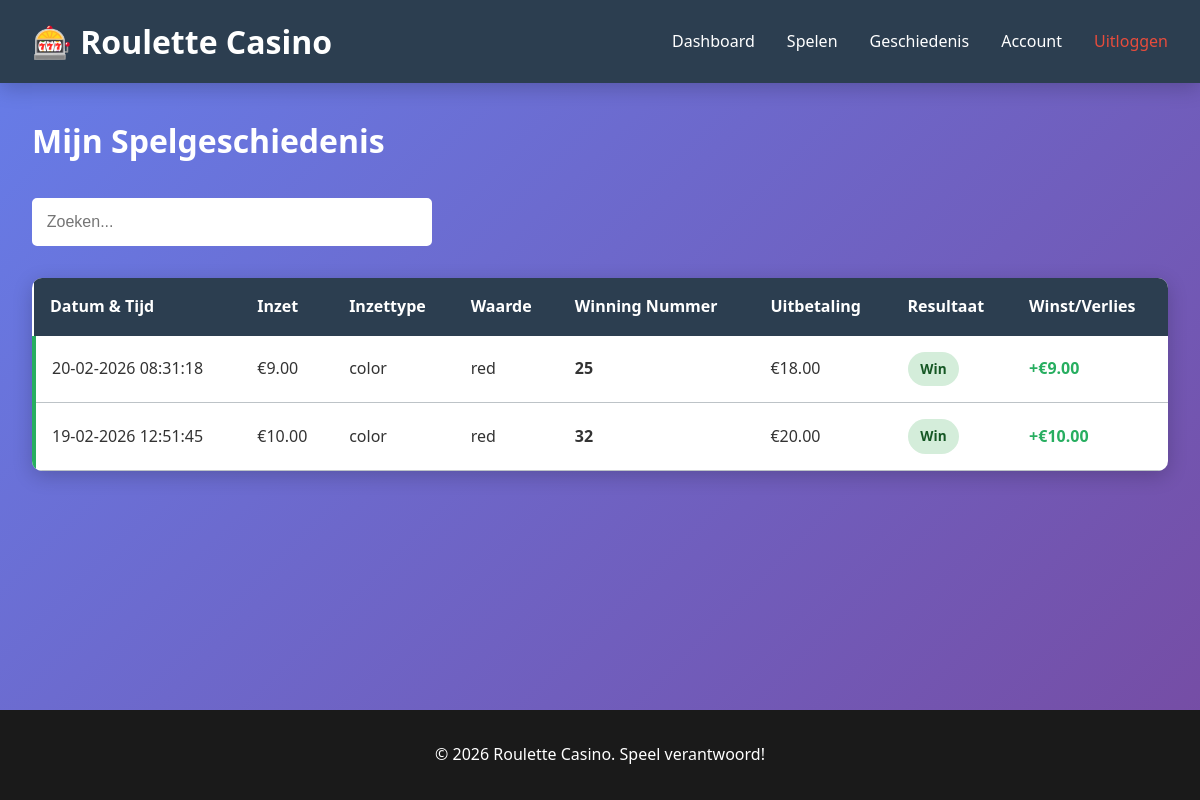
Page /history (signed in) on the earlier database version.
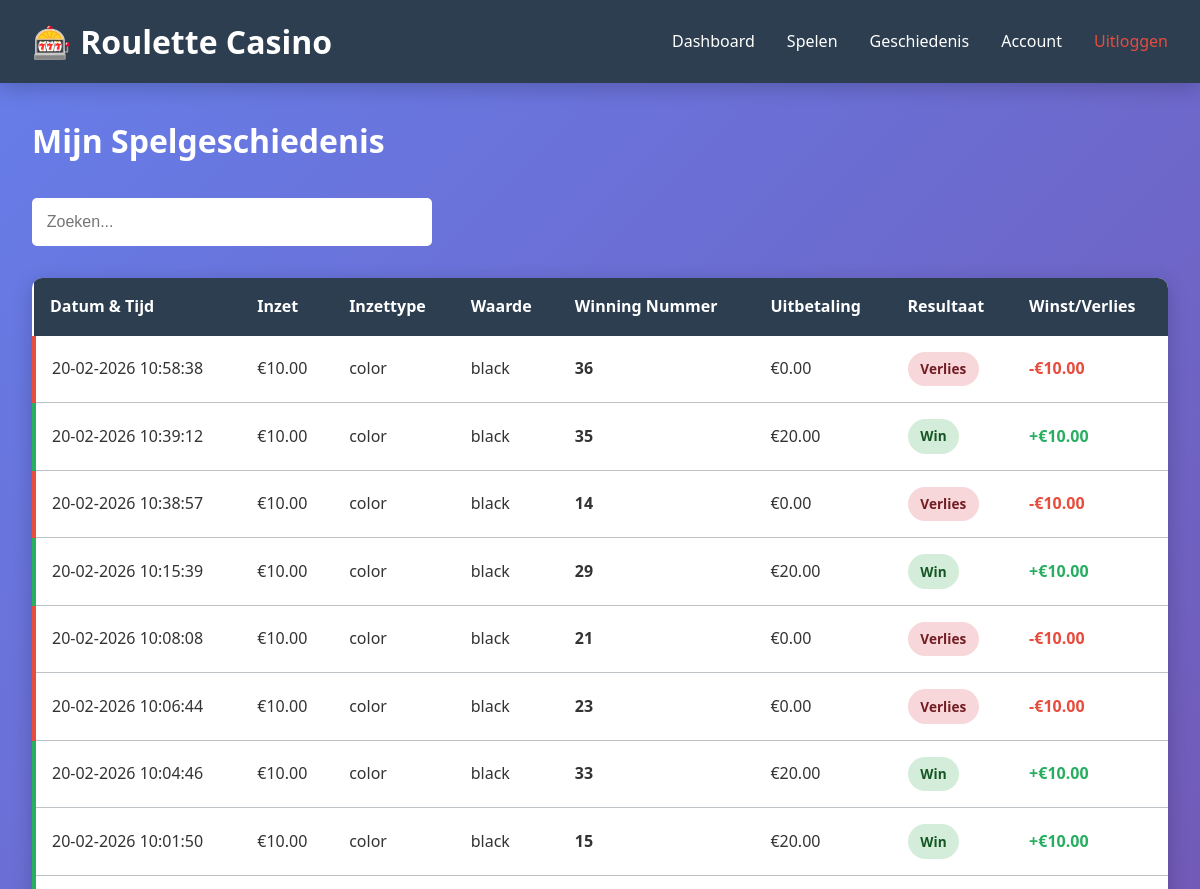
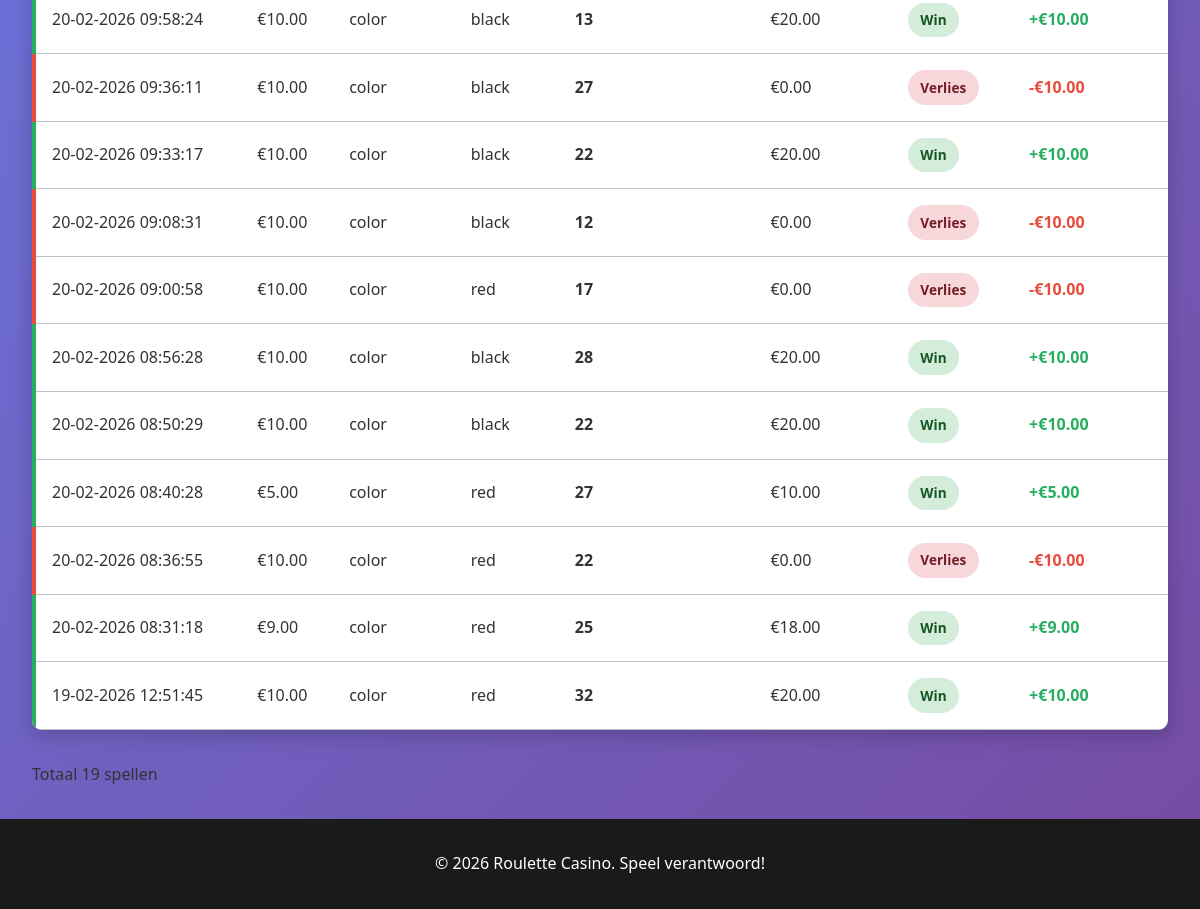
Same page on the later database version (2 pictures, top to bottom).
### nseroulette.py (models this page shows, shortened)
class GameRound(db.Model):
    id = db.Column(db.Integer, primary_key=True)
    user_id = db.Column(db.Integer, db.ForeignKey('user.id'), nullable=False)
    bet_amount = db.Column(db.Float, nullable=False)
    bet_type = db.Column(db.String(50), nullable=False)  # 'number', 'color', 'odd/even', etc.
    bet_value = db.Column(db.String(50), nullable=False)  # '17', 'red', 'odd', etc.
    winning_number = db.Column(db.Integer, nullable=False)
    result = db.Column(db.String(10), nullable=False)  # 'win' or 'lose'
    payout = db.Column(db.Float, default=0.0)
    created_at = db.Column(db.DateTime, default=datetime.utcnow)

### nseroulette.py (the view)
@app.route('/history')
@login_required
def history():
    games = GameRound.query.filter_by(user_id=session['user_id']).order_by(GameRound.created_at.desc()).all()
    return render_template('history.html', games=games)

### nseroulette.py (called while the page is built)
def login_required(f):
    @wraps(f)
    def decorated_function(*args, **kwargs):
        if 'user_id' not in session:
            return redirect(url_for('login'))
        return f(*args, **kwargs)
    return decorated_function

### templates/history.html (shortened to what this page needs)
{% extends "base.html" %}
{% block content %}
<div class="history-container">
    <h1>Mijn Spelgeschiedenis</h1>
    {% if games %}
    <div class="history-filters">
        <input type="text" id="searchFilter" placeholder="Zoeken..." class="search-input">
    </div>
    <table class="games-table full-table">
        <thead>
            <tr>
                <th>Datum & Tijd</th>
                <th>Inzet</th>
                <th>Inzettype</th>
                <th>Waarde</th>
                <th>Winning Nummer</th>
                <th>Uitbetaling</th>
                <th>Resultaat</th>
                <th>Winst/Verlies</th>
            </tr>
        </thead>
        <tbody>
            {% for game in games %}
            <tr class="result-{{ game.result }}">
                <td>{{ game.created_at.strftime('%d-%m-%Y %H:%M:%S') }}</td>
                <td>€{{ "%.2f"|format(game.bet_amount) }}</td>
                <td>{{ game.bet_type }}</td>
                <td>{{ game.bet_value }}</td>
                <td><strong>{{ game.winning_number }}</strong></td>
                <td>€{{ "%.2f"|format(game.payout) }}</td>
                <td><span class="badge badge-{{ game.result }}">{{ 'Win' if game.result == 'win' else 'Verlies' }}</span></td>
                <td class="amount-cell">
                    {% if game.result == 'win' %}
                        <span class="amount-win">+€{{ "%.2f"|format(game.payout - game.bet_amount) }}</span>
                    {% else %}
                        <span class="amount-loss">-€{{ "%.2f"|format(game.bet_amount) }}</span>
                    {% endif %}
                </td>
            </tr>
            {% endfor %}
        </tbody>
    </table>
    {% if games|length > 10 %}
    <div class="pagination">
        <p>Totaal {{ games|length }} spellen</p>
    </div>
    {% endif %}
    {% else %}
    <div class="empty-state">
        <p>Je hebt nog geen spellen gespeeld.</p>
        <a href="{{ url_for('game') }}" class="btn btn-primary">Start nu spelen!</a>
    </div>
    {% endif %}
</div>
{% endblock %}

Differences in the rows shown:
added GameRound: created_at "20-02-2026 10:58:38", bet_amount "10.00", bet_type "color", bet_value "black", winning_number "36", payout "0.00", result "Verlies"
added GameRound: created_at "20-02-2026 10:39:12", bet_amount "10.00", bet_type "color", bet_value "black", winning_number "35", payout "20.00", result "Win", game.payout-game.bet_amount "10.00"
added GameRound: created_at "20-02-2026 10:38:57", bet_amount "10.00", bet_type "color", bet_value "black", winning_number "14", payout "0.00", result "Verlies"
added GameRound: created_at "20-02-2026 10:15:39", bet_amount "10.00", bet_type "color", bet_value "black", winning_number "29", payout "20.00", result "Win", game.payout-game.bet_amount "10.00"
added GameRound: created_at "20-02-2026 10:08:08", bet_amount "10.00", bet_type "color", bet_value "black", winning_number "21", payout "0.00", result "Verlies"
added GameRound: created_at "20-02-2026 10:06:44", bet_amount "10.00", bet_type "color", bet_value "black", winning_number "23", payout "0.00", result "Verlies"
added GameRound: created_at "20-02-2026 10:04:46", bet_amount "10.00", bet_type "color", bet_value "black", winning_number "33", payout "20.00", result "Win", game.payout-game.bet_amount "10.00"
added GameRound: created_at "20-02-2026 10:01:50", bet_amount "10.00", bet_type "color", bet_value "black", winning_number "15", payout "20.00", result "Win", game.payout-game.bet_amount "10.00"
added GameRound: created_at "20-02-2026 09:58:24", bet_amount "10.00", bet_type "color", bet_value "black", winning_number "13", payout "20.00", result "Win", game.payout-game.bet_amount "10.00"
added GameRound: created_at "20-02-2026 09:36:11", bet_amount "10.00", bet_type "color", bet_value "black", winning_number "27", payout "0.00", result "Verlies"
added GameRound: created_at "20-02-2026 09:33:17", bet_amount "10.00", bet_type "color", bet_value "black", winning_number "22", payout "20.00", result "Win", game.payout-game.bet_amount "10.00"
added GameRound: created_at "20-02-2026 09:08:31", bet_amount "10.00", bet_type "color", bet_value "black", winning_number "12", payout "0.00", result "Verlies"
added GameRound: created_at "20-02-2026 09:00:58", bet_amount "10.00", bet_type "color", bet_value "red", winning_number "17", payout "0.00", result "Verlies"
added GameRound: created_at "20-02-2026 08:56:28", bet_amount "10.00", bet_type "color", bet_value "black", winning_number "28", payout "20.00", result "Win", game.payout-game.bet_amount "10.00"
added GameRound: created_at "20-02-2026 08:50:29", bet_amount "10.00", bet_type "color", bet_value "black", winning_number "22", payout "20.00", result "Win", game.payout-game.bet_amount "10.00"
added GameRound: created_at "20-02-2026 08:40:28", bet_amount "5.00", bet_type "color", bet_value "red", winning_number "27", payout "10.00", result "Win", game.payout-game.bet_amount "5.00"
added GameRound: created_at "20-02-2026 08:36:55", bet_amount "10.00", bet_type "color", bet_value "red", winning_number "22", payout "0.00", result "Verlies"
Other differences:
{{ games|length }}: (not shown) → "19"
text now shown: "Totaal spellen"
